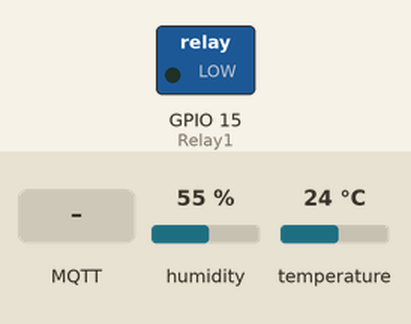
This sketch was run on a simulated ESP32. Shown: switched loads named in the sketch (green lamp = pin HIGH). The inputs (shaded band) are chosen by the test bench; at power-on: humidity 55 %, temperature 24 °C. WiFi joins after 1.5 s; servers stay silent unless stated; random numbers use the default seed unless the sketch sets one; no MQTT or app messages arrive unless stated; what the sketch prints to the serial monitor is not drawn.

Above: at 2.7 s.
2.8 s: MQTT message "1" arrives on the first subscribed topic
At 4.0 s:
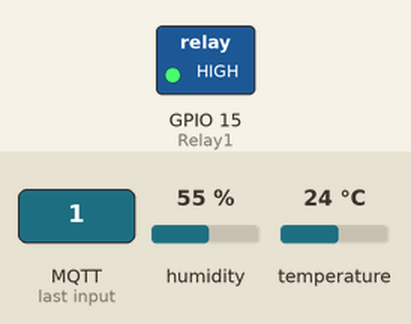
4.3 s: MQTT message "0" arrives on the first subscribed topic
At 5.2 s:
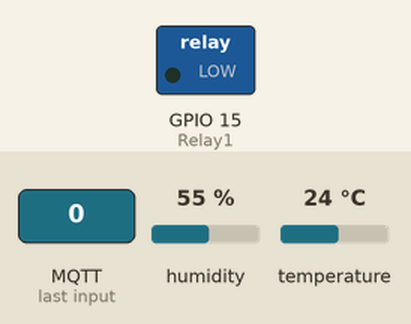
Timing chart, 0 to 7.3 s (numbered marks = the images above; inputs shaded):
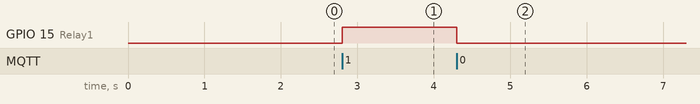

Measured:
- after the input at 2.8 s, GPIO 15 (Relay1): LOW → HIGH at once
- after the input at 4.3 s, GPIO 15 (Relay1): HIGH → LOW at once

The sketch:

Node_red.ino
```cpp
#ifdef ESP8266
#include <ESP8266WiFi.h>
#elif defined(ESP32)
#include <WiFi.h>

#include <DHT.h>

#else
#error "Board not found"
#endif

#include <PubSubClient.h>

//Relays for switching appliances
#define Relay1            15
#define DHTPIN            26

#define DHTTYPE DHT11
DHT dht(DHTPIN, DHTTYPE);


char str_hum_data[10];
char str_temp_data[10];

// Update these with values suitable for your network.

const char* ssid = "K5000A23";
const char* password = "12345678";
const char* mqtt_server = "192.168.149.245"; // Local IP address of Raspberry Pi

const char* username = "goodboy";
const char* pass = "badboy";


// Subscribed Topics

#define sub1 "device1/relay1"

WiFiClient espClient;
PubSubClient client(espClient);
unsigned long lastMsg = 0;
#define MSG_BUFFER_SIZE	(50)
char msg[MSG_BUFFER_SIZE];
int value = 0;


// Connecting to WiFi Router

void setup_wifi()
{

  delay(10);
  // We start by connecting to a WiFi network
  Serial.println();
  Serial.print("Connecting to ");
  Serial.println(ssid);

  WiFi.mode(WIFI_STA);
  WiFi.begin(ssid, password);

  while (WiFi.status() != WL_CONNECTED) {
    delay(50);
    Serial.print(".");
  }

  randomSeed(micros());

  Serial.println("");
  Serial.println("WiFi connected");
  Serial.println("IP address: ");
  Serial.println(WiFi.localIP());
}

void callback(char* topic, byte* payload, unsigned int length)
{
  Serial.print("Message arrived [");
  Serial.print(topic);
  Serial.print("] ");


  if (strstr(topic, sub1))
  {
    for (int i = 0; i < length; i++)
    {
      Serial.print((char)payload[i]);
    }
    Serial.println();
    // Switch on the LED if an 1 was received as first character
    if ((char)payload[0] == '1')
    {
      digitalWrite(Relay1, HIGH);   // Turn the LED on (Note that LOW is the voltage level
      // but actually the LED is on; this is because
      // it is active low on the ESP-01)
    } else {
      digitalWrite(Relay1, LOW);  // Turn the LED off by making the voltage HIGH
    }
  }

  else
  {
    Serial.println("unsubscribed topic");
  }

}


// Connecting to MQTT broker

void reconnect()
{
  // Loop until we're reconnected
  while (!client.connected()) {
    Serial.print("Attempting MQTT connection...");
    // Create a random client ID
    String clientId = "ESP8266Client-";
    clientId += String(random(0xffff), HEX);
    // Attempt to connect
    if (client.connect(clientId.c_str() , username, pass)) {
      Serial.println("connected");
      // Once connected, publish an announcement...
      client.publish("outTopic", "hello world");
      // ... and resubscribe
      client.subscribe(sub1);
    } else {
      Serial.print("failed, rc=");
      Serial.print(client.state());
      Serial.println(" try again in 5 seconds");
      // Wait 5 seconds before retrying
      delay(500);
    }
  }
}


void setup()
{

  pinMode(Relay1, OUTPUT);

  Serial.begin(115200);

  setup_wifi();

  client.setServer(mqtt_server, 1883);
  client.setCallback(callback);
}

void loop()
{

  if (!client.connected())
  {
    reconnect();
  }
  client.loop();

    unsigned long now = millis();
  if (now - lastMsg > 200) {
    float hum_data = dht.readHumidity();
    Serial.println(hum_data);
    /* 4 is mininum width, 2 is precision; float value is copied onto str_sensor*/
    dtostrf(hum_data, 4, 2, str_hum_data);
    float temp_data = dht.readTemperature(); // or dht.readTemperature(true) for Fahrenheit
    dtostrf(temp_data, 4, 2, str_temp_data);
    lastMsg = now;
    Serial.print("Publish message: ");
    Serial.print("Temperature - "); Serial.println(str_temp_data);
    client.publish("device1/temp", str_temp_data);
    Serial.print("Humidity - "); Serial.println(str_hum_data);
    client.publish("device1/hum", str_hum_data);
  }


}
```
